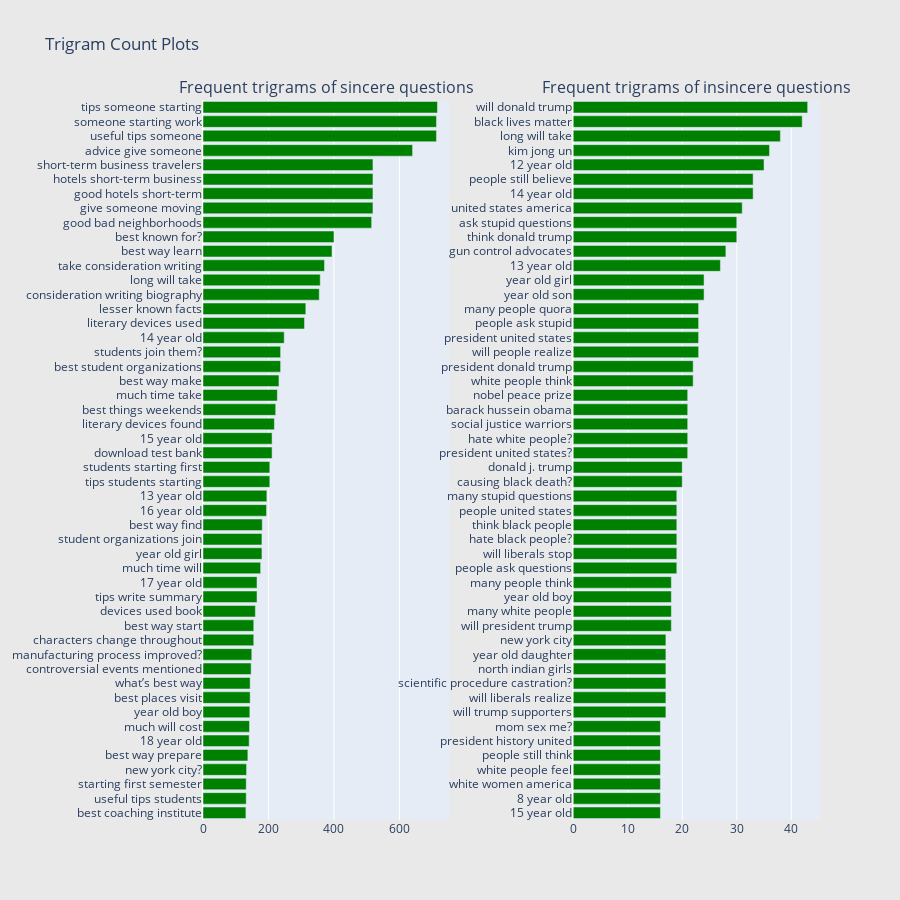

The notebook cell this image was saved under:
### Code cell
# similarly trigrams could be plotted using the same code just by modyfying the n_gram function and setting it to 3
freq_dict = defaultdict(int)
for sent in train0_df["question_text"]:
    for word in generate_ngrams(sent,3):
        freq_dict[word] += 1
fd_sorted = pd.DataFrame(sorted(freq_dict.items(), key=lambda x: x[1])[::-1])
fd_sorted.columns = ["word", "wordcount"]
trace0 = horizontal_bar_chart(fd_sorted.head(50), 'green')


freq_dict = defaultdict(int)
for sent in train1_df["question_text"]:
    for word in generate_ngrams(sent,3):
        freq_dict[word] += 1
fd_sorted = pd.DataFrame(sorted(freq_dict.items(), key=lambda x: x[1])[::-1])
fd_sorted.columns = ["word", "wordcount"]
trace1 = horizontal_bar_chart(fd_sorted.head(50), 'green')

# Creating two subplots
fig = tools.make_subplots(rows=1, cols=2, vertical_spacing=0.04, horizontal_spacing=0.2,
                          subplot_titles=["Frequent trigrams of sincere questions", 
                                          "Frequent trigrams of insincere questions"])
fig.append_trace(trace0, 1, 1)
fig.append_trace(trace1, 1, 2)
fig['layout'].update(height=900, width=900, paper_bgcolor='rgb(233,233,233)', title="Trigram Count Plots")
py.iplot(fig, filename='word-plots')

### Figure 1 — Plotly figure (JSON) as saved in the notebook; plotly's stock layout.template omitted (floating-point values rounded to 4 significant figures)
{"data": [{"marker": {"color": "green"}, "orientation": "h", "showlegend": false, "type": "bar", "x": [131, 132, 132, 133, 137, 141, 142, 143, 144, 144, 147, 149, 155, 155, 160, 165, 165, 176, 180, 180, 181, 194, 195, 204, 204, 211, 211, 218, 222, 227, 232, 237, 237, 248, 310, 314, 355, 358, 371, 394, 400, 515, 519, 519, 519, 519, 640, 713, 713, 716], "xaxis": "x", "y": ["best coaching institute", "useful tips students", "starting first semester", "new york city?", "best way prepare", "18 year old", "much will cost", "year old boy", "best places visit", "what’s best way", "controversial events mentioned", "manufacturing process improved?", "characters change throughout", "best way start", "devices used book", "tips write summary", "17 year old", "much time will", "year old girl", "student organizations join", "best way find", "16 year old", "13 year old", "tips students starting", "students starting first", "download test bank", "15 year old", "literary devices found", "best things weekends", "much time take", "best way make", "best student organizations", "students join them?", "14 year old", "literary devices used", "lesser known facts", "consideration writing biography", "long will take", "take consideration writing", "best way learn", "best known for?", "good bad neighborhoods", "give someone moving", "good hotels short-term", "hotels short-term business", "short-term business travelers", "advice give someone", "useful tips someone", "someone starting work", "tips someone starting"], "yaxis": "y"}, {"marker": {"color": "green"}, "orientation": "h", "showlegend": false, "type": "bar", "x": [16, 16, 16, 16, 16, 16, 16, 17, 17, 17, 17, 17, 17, 18, 18, 18, 18, 19, 19, 19, 19, 19, 19, 20, 20, 21, 21, 21, 21, 21, 22, 22, 23, 23, 23, 23, 24, 24, 27, 28, 30, 30, 31, 33, 33, 35, 36, 38, 42, 43], "xaxis": "x2", "y": ["15 year old", "8 year old", "white women america", "white people feel", "people still think", "president history united", "mom sex me?", "will trump supporters", "will liberals realize", "scientific procedure castration?", "north indian girls", "year old daughter", "new york city", "will president trump", "many white people", "year old boy", "many people think", "people ask questions", "will liberals stop", "hate black people?", "think black people", "people united states", "many stupid questions", "causing black death?", "donald j. trump", "president united states?", "hate white people?", "social justice warriors", "barack hussein obama", "nobel peace prize", "white people think", "president donald trump", "will people realize", "president united states", "people ask stupid", "many people quora", "year old son", "year old girl", "13 year old", "gun control advocates", "think donald trump", "ask stupid questions", "united states america", "14 year old", "people still believe", "12 year old", "kim jong un", "long will take", "black lives matter", "will donald trump"], "yaxis": "y2"}], "layout": {"annotations": [{"font": {"size": 16}, "showarrow": false, "text": "Frequent trigrams of sincere questions", "x": 0.2, "xanchor": "center", "xref": "paper", "y": 1, "yanchor": "bottom", "yref": "paper"}, {"font": {"size": 16}, "showarrow": false, "text": "Frequent trigrams of insincere questions", "x": 0.8, "xanchor": "center", "xref": "paper", "y": 1, "yanchor": "bottom", "yref": "paper"}], "height": 900, "paper_bgcolor": "rgb(233,233,233)", "title": {"text": "Trigram Count Plots"}, "width": 900, "xaxis": {"anchor": "y", "autorange": true, "domain": [0, 0.4], "range": [0, 753.7], "type": "linear"}, "xaxis2": {"anchor": "y2", "autorange": true, "domain": [0.6, 1], "range": [0, 45.26], "type": "linear"}, "yaxis": {"anchor": "x", "autorange": true, "domain": [0, 1], "range": [-0.5, 49.5], "type": "category"}, "yaxis2": {"anchor": "x2", "autorange": true, "domain": [0, 1], "range": [-0.5, 49.5], "type": "category"}}}
